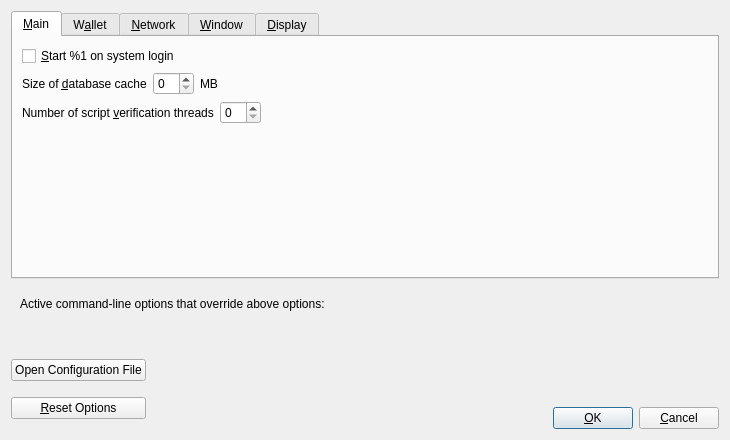
<?xml version="1.0" encoding="UTF-8"?>
<ui version="4.0">
 <class>OptionsDialog</class>
 <widget class="QDialog" name="OptionsDialog">
  <property name="geometry">
   <rect>
    <x>0</x>
    <y>0</y>
    <width>730</width>
    <height>440</height>
   </rect>
  </property>
  <property name="windowTitle">
   <string>Options</string>
  </property>
  <property name="modal">
   <bool>true</bool>
  </property>
  <layout class="QVBoxLayout" name="verticalLayout">
   <item>
    <widget class="QTabWidget" name="tabWidget">
     <property name="currentIndex">
      <number>0</number>
     </property>
     <widget class="QWidget" name="tabMain">
      <attribute name="title">
       <string>&amp;Main</string>
      </attribute>
      <layout class="QVBoxLayout" name="verticalLayout_Main">
       <item>
        <widget class="QCheckBox" name="iopAtStartup">
         <property name="toolTip">
          <string>Automatically start %1 after logging in to the system.</string>
         </property>
         <property name="text">
          <string>&amp;Start %1 on system login</string>
         </property>
        </widget>
       </item>
       <item>
        <layout class="QHBoxLayout" name="horizontalLayout_2_Main">
         <item>
          <widget class="QLabel" name="databaseCacheLabel">
           <property name="text">
            <string>Size of &amp;database cache</string>
           </property>
           <property name="textFormat">
            <enum>Qt::PlainText</enum>
           </property>
           <property name="buddy">
            <cstring>databaseCache</cstring>
           </property>
          </widget>
         </item>
         <item>
          <widget class="QSpinBox" name="databaseCache"/>
         </item>
         <item>
          <widget class="QLabel" name="databaseCacheUnitLabel">
           <property name="text">
            <string>MB</string>
           </property>
           <property name="textFormat">
            <enum>Qt::PlainText</enum>
           </property>
          </widget>
         </item>
         <item>
          <spacer name="horizontalSpacer_2_Main">
           <property name="orientation">
            <enum>Qt::Horizontal</enum>
           </property>
           <property name="sizeHint" stdset="0">
            <size>
             <width>40</width>
             <height>20</height>
            </size>
           </property>
          </spacer>
         </item>
        </layout>
       </item>
       <item>
        <layout class="QHBoxLayout" name="horizontalLayout_3_Main">
         <item>
          <widget class="QLabel" name="threadsScriptVerifLabel">
           <property name="text">
            <string>Number of script &amp;verification threads</string>
           </property>
           <property name="textFormat">
            <enum>Qt::PlainText</enum>
           </property>
           <property name="buddy">
            <cstring>threadsScriptVerif</cstring>
           </property>
          </widget>
         </item>
         <item>
          <widget class="QSpinBox" name="threadsScriptVerif">
           <property name="toolTip">
            <string>(0 = auto, &lt;0 = leave that many cores free)</string>
           </property>
          </widget>
         </item>
         <item>
          <spacer name="horizontalSpacer_3_Main">
           <property name="orientation">
            <enum>Qt::Horizontal</enum>
           </property>
           <property name="sizeHint" stdset="0">
            <size>
             <width>40</width>
             <height>20</height>
            </size>
           </property>
          </spacer>
         </item>
        </layout>
       </item>
       <item>
        <spacer name="verticalSpacer_Main">
         <property name="orientation">
          <enum>Qt::Vertical</enum>
         </property>
         <property name="sizeHint" stdset="0">
          <size>
           <width>20</width>
           <height>40</height>
          </size>
         </property>
        </spacer>
       </item>
      </layout>
     </widget>
     <widget class="QWidget" name="tabWallet">
      <attribute name="title">
       <string>W&amp;allet</string>
      </attribute>
      <layout class="QVBoxLayout" name="verticalLayout_Wallet">
       <item>
        <widget class="QGroupBox" name="groupBox">
         <property name="title">
          <string>Expert</string>
         </property>
         <layout class="QVBoxLayout" name="verticalLayout_2">
          <item>
           <widget class="QCheckBox" name="coinControlFeatures">
            <property name="toolTip">
             <string>Whether to show coin control features or not.</string>
            </property>
            <property name="text">
             <string>Enable coin &amp;control features</string>
            </property>
           </widget>
          </item>
          <item>
           <widget class="QCheckBox" name="spendZeroConfChange">
            <property name="toolTip">
             <string>If you disable the spending of unconfirmed change, the change from a transaction cannot be used until that transaction has at least one confirmation. This also affects how your balance is computed.</string>
            </property>
            <property name="text">
             <string>&amp;Spend unconfirmed change</string>
            </property>
           </widget>
          </item>
         </layout>
        </widget>
       </item>
       <item>
        <spacer name="verticalSpacer_Wallet">
         <property name="orientation">
          <enum>Qt::Vertical</enum>
         </property>
         <property name="sizeHint" stdset="0">
          <size>
           <width>20</width>
           <height>40</height>
          </size>
         </property>
        </spacer>
       </item>
      </layout>
     </widget>
     <widget class="QWidget" name="tabNetwork">
      <attribute name="title">
       <string>&amp;Network</string>
      </attribute>
      <layout class="QVBoxLayout" name="verticalLayout_Network">
       <item>
        <widget class="QCheckBox" name="mapPortUpnp">
         <property name="toolTip">
          <string>Automatically open the IoP client port on the router. This only works when your router supports UPnP and it is enabled.</string>
         </property>
         <property name="text">
          <string>Map port using &amp;UPnP</string>
         </property>
        </widget>
       </item>
       <item>
        <widget class="QCheckBox" name="allowIncoming">
         <property name="toolTip">
          <string>Accept connections from outside</string>
         </property>
         <property name="text">
          <string>Allow incoming connections</string>
         </property>
        </widget>
       </item>
       <item>
        <widget class="QCheckBox" name="connectSocks">
         <property name="toolTip">
          <string>Connect to the IoP network through a SOCKS5 proxy.</string>
         </property>
         <property name="text">
          <string>&amp;Connect through SOCKS5 proxy (default proxy):</string>
         </property>
        </widget>
       </item>
       <item>
        <layout class="QHBoxLayout" name="horizontalLayout_1_Network">
         <item>
          <widget class="QLabel" name="proxyIpLabel">
           <property name="text">
            <string>Proxy &amp;IP:</string>
           </property>
           <property name="textFormat">
            <enum>Qt::PlainText</enum>
           </property>
           <property name="buddy">
            <cstring>proxyIp</cstring>
           </property>
          </widget>
         </item>
         <item>
          <widget class="QValidatedLineEdit" name="proxyIp">
           <property name="minimumSize">
            <size>
             <width>140</width>
             <height>0</height>
            </size>
           </property>
           <property name="maximumSize">
            <size>
             <width>140</width>
             <height>16777215</height>
            </size>
           </property>
           <property name="toolTip">
            <string>IP address of the proxy (e.g. IPv4: 127.0.0.1 / IPv6: ::1)</string>
           </property>
          </widget>
         </item>
         <item>
          <widget class="QLabel" name="proxyPortLabel">
           <property name="text">
            <string>&amp;Port:</string>
           </property>
           <property name="textFormat">
            <enum>Qt::PlainText</enum>
           </property>
           <property name="buddy">
            <cstring>proxyPort</cstring>
           </property>
          </widget>
         </item>
         <item>
          <widget class="QLineEdit" name="proxyPort">
           <property name="minimumSize">
            <size>
             <width>55</width>
             <height>0</height>
            </size>
           </property>
           <property name="maximumSize">
            <size>
             <width>55</width>
             <height>16777215</height>
            </size>
           </property>
           <property name="toolTip">
            <string>Port of the proxy (e.g. 9050)</string>
           </property>
          </widget>
         </item>
         <item>
          <spacer name="horizontalSpacer_1_Network">
           <property name="orientation">
            <enum>Qt::Horizontal</enum>
           </property>
           <property name="sizeHint" stdset="0">
            <size>
             <width>40</width>
             <height>20</height>
            </size>
           </property>
          </spacer>
         </item>
        </layout>
       </item>
       <item>
        <layout class="QHBoxLayout" name="horizontalLayout_2_Network">
         <item>
          <widget class="QLabel" name="proxyActiveNets">
           <property name="text">
            <string>Used for reaching peers via:</string>
           </property>
           <property name="textFormat">
            <enum>Qt::PlainText</enum>
           </property>
          </widget>
         </item>
         <item>
          <widget class="QCheckBox" name="proxyReachIPv4">
           <property name="enabled">
            <bool>false</bool>
           </property>
           <property name="toolTip">
            <string>Shows if the supplied default SOCKS5 proxy is used to reach peers via this network type.</string>
           </property>
           <property name="text">
            <string/>
           </property>
          </widget>
         </item>
         <item>
          <widget class="QLabel" name="proxyReachIPv4Label">
           <property name="text">
            <string>IPv4</string>
           </property>
           <property name="textFormat">
            <enum>Qt::PlainText</enum>
           </property>
          </widget>
         </item>
         <item>
          <widget class="QCheckBox" name="proxyReachIPv6">
           <property name="enabled">
            <bool>false</bool>
           </property>
           <property name="toolTip">
            <string>Shows if the supplied default SOCKS5 proxy is used to reach peers via this network type.</string>
           </property>
           <property name="text">
            <string/>
           </property>
          </widget>
         </item>
         <item>
          <widget class="QLabel" name="proxyReachIPv6Label">
           <property name="text">
            <string>IPv6</string>
           </property>
           <property name="textFormat">
            <enum>Qt::PlainText</enum>
           </property>
          </widget>
         </item>
         <item>
          <widget class="QCheckBox" name="proxyReachTor">
           <property name="enabled">
            <bool>false</bool>
           </property>
           <property name="toolTip">
            <string>Shows if the supplied default SOCKS5 proxy is used to reach peers via this network type.</string>
           </property>
           <property name="text">
            <string/>
           </property>
          </widget>
         </item>
         <item>
          <widget class="QLabel" name="proxyReachTorLabel">
           <property name="text">
            <string>Tor</string>
           </property>
           <property name="textFormat">
            <enum>Qt::PlainText</enum>
           </property>
          </widget>
         </item>
         <item>
          <spacer name="horizontalSpacer_2_Network">
           <property name="orientation">
            <enum>Qt::Horizontal</enum>
           </property>
           <property name="sizeHint" stdset="0">
            <size>
             <width>40</width>
             <height>20</height>
            </size>
           </property>
          </spacer>
         </item>
        </layout>
       </item>
       <item>
        <widget class="QCheckBox" name="connectSocksTor">
         <property name="toolTip">
          <string>Connect to the IoP network through a separate SOCKS5 proxy for Tor hidden services.</string>
         </property>
         <property name="text">
          <string>Use separate SOCKS5 proxy to reach peers via Tor hidden services:</string>
         </property>
        </widget>
       </item>
       <item>
        <layout class="QHBoxLayout" name="horizontalLayout_3_Network">
         <item>
          <widget class="QLabel" name="proxyIpTorLabel">
           <property name="text">
            <string>Proxy &amp;IP:</string>
           </property>
           <property name="textFormat">
            <enum>Qt::PlainText</enum>
           </property>
           <property name="buddy">
            <cstring>proxyIpTor</cstring>
           </property>
          </widget>
         </item>
         <item>
          <widget class="QValidatedLineEdit" name="proxyIpTor">
           <property name="minimumSize">
            <size>
             <width>140</width>
             <height>0</height>
            </size>
           </property>
           <property name="maximumSize">
            <size>
             <width>140</width>
             <height>16777215</height>
            </size>
           </property>
           <property name="toolTip">
            <string>IP address of the proxy (e.g. IPv4: 127.0.0.1 / IPv6: ::1)</string>
           </property>
          </widget>
         </item>
         <item>
          <widget class="QLabel" name="proxyPortTorLabel">
           <property name="text">
            <string>&amp;Port:</string>
           </property>
           <property name="textFormat">
            <enum>Qt::PlainText</enum>
           </property>
           <property name="buddy">
            <cstring>proxyPortTor</cstring>
           </property>
          </widget>
         </item>
         <item>
          <widget class="QLineEdit" name="proxyPortTor">
           <property name="minimumSize">
            <size>
             <width>55</width>
             <height>0</height>
            </size>
           </property>
           <property name="maximumSize">
            <size>
             <width>55</width>
             <height>16777215</height>
            </size>
           </property>
           <property name="toolTip">
            <string>Port of the proxy (e.g. 9050)</string>
           </property>
          </widget>
         </item>
         <item>
          <spacer name="horizontalSpacer_4_Network">
           <property name="orientation">
            <enum>Qt::Horizontal</enum>
           </property>
           <property name="sizeHint" stdset="0">
            <size>
             <width>40</width>
             <height>20</height>
            </size>
           </property>
          </spacer>
         </item>
        </layout>
       </item>
       <item>
        <spacer name="verticalSpacer_Network">
         <property name="orientation">
          <enum>Qt::Vertical</enum>
         </property>
         <property name="sizeHint" stdset="0">
          <size>
           <width>20</width>
           <height>40</height>
          </size>
         </property>
        </spacer>
       </item>
      </layout>
     </widget>
     <widget class="QWidget" name="tabWindow">
      <attribute name="title">
       <string>&amp;Window</string>
      </attribute>
      <layout class="QVBoxLayout" name="verticalLayout_Window">
       <item>
        <widget class="QCheckBox" name="hideTrayIcon">
         <property name="toolTip">
          <string>&amp;Hide the icon from the system tray.</string>
         </property>
         <property name="text">
          <string>Hide tray icon</string>
         </property>
        </widget>
       </item>
       <item>
        <widget class="QCheckBox" name="minimizeToTray">
         <property name="toolTip">
          <string>Show only a tray icon after minimizing the window.</string>
         </property>
         <property name="text">
          <string>&amp;Minimize to the tray instead of the taskbar</string>
         </property>
        </widget>
       </item>
       <item>
        <widget class="QCheckBox" name="minimizeOnClose">
         <property name="toolTip">
          <string>Minimize instead of exit the application when the window is closed. When this option is enabled, the application will be closed only after selecting Exit in the menu.</string>
         </property>
         <property name="text">
          <string>M&amp;inimize on close</string>
         </property>
        </widget>
       </item>
       <item>
        <spacer name="verticalSpacer_Window">
         <property name="orientation">
          <enum>Qt::Vertical</enum>
         </property>
         <property name="sizeHint" stdset="0">
          <size>
           <width>20</width>
           <height>40</height>
          </size>
         </property>
        </spacer>
       </item>
      </layout>
     </widget>
     <widget class="QWidget" name="tabDisplay">
      <attribute name="title">
       <string>&amp;Display</string>
      </attribute>
      <layout class="QVBoxLayout" name="verticalLayout_Display">
       <item>
        <layout class="QHBoxLayout" name="horizontalLayout_1_Display">
         <item>
          <widget class="QLabel" name="langLabel">
           <property name="text">
            <string>User Interface &amp;language:</string>
           </property>
           <property name="textFormat">
            <enum>Qt::PlainText</enum>
           </property>
           <property name="buddy">
            <cstring>lang</cstring>
           </property>
          </widget>
         </item>
         <item>
          <widget class="QValueComboBox" name="lang">
           <property name="toolTip">
            <string>The user interface language can be set here. This setting will take effect after restarting %1.</string>
           </property>
          </widget>
         </item>
        </layout>
       </item>
       <item>
        <layout class="QHBoxLayout" name="horizontalLayout_2_Display">
         <item>
          <widget class="QLabel" name="unitLabel">
           <property name="text">
            <string>&amp;Unit to show amounts in:</string>
           </property>
           <property name="textFormat">
            <enum>Qt::PlainText</enum>
           </property>
           <property name="buddy">
            <cstring>unit</cstring>
           </property>
          </widget>
         </item>
         <item>
          <widget class="QValueComboBox" name="unit">
           <property name="toolTip">
            <string>Choose the default subdivision unit to show in the interface and when sending coins.</string>
           </property>
          </widget>
         </item>
        </layout>
       </item>
       <item>
        <layout class="QHBoxLayout" name="horizontalLayout_3_Display">
         <item>
          <widget class="QLabel" name="thirdPartyTxUrlsLabel">
           <property name="toolTip">
            <string>Third party URLs (e.g. a block explorer) that appear in the transactions tab as context menu items. %s in the URL is replaced by transaction hash. Multiple URLs are separated by vertical bar |.</string>
           </property>
           <property name="text">
            <string>Third party transaction URLs</string>
           </property>
           <property name="buddy">
            <cstring>thirdPartyTxUrls</cstring>
           </property>
          </widget>
         </item>
         <item>
          <widget class="QLineEdit" name="thirdPartyTxUrls">
           <property name="toolTip">
            <string>Third party URLs (e.g. a block explorer) that appear in the transactions tab as context menu items. %s in the URL is replaced by transaction hash. Multiple URLs are separated by vertical bar |.</string>
           </property>
          </widget>
         </item>
        </layout>
       </item>
       <item>
        <layout class="QHBoxLayout" name="horizontalLayout_4_Display">
         <item>
          <widget class="QLabel" name="ThemeLabel">
           <property name="text">
            <string>&amp;Theme:</string>
           </property>
           <property name="textFormat">
            <enum>Qt::PlainText</enum>
           </property>
           <property name="buddy">
            <cstring>theme</cstring>
           </property>
          </widget>
         </item>
         <item>
          <widget class="QValueComboBox" name="theme">
           <property name="toolTip">
            <string>Choose the color theme to use.</string>
           </property>
          </widget>
         </item>
        </layout>
    </item>
       <item>
        <spacer name="verticalSpacer_Display">
         <property name="orientation">
          <enum>Qt::Vertical</enum>
         </property>
         <property name="sizeHint" stdset="0">
          <size>
           <width>20</width>
           <height>40</height>
          </size>
         </property>
        </spacer>
       </item>
      </layout>
     </widget>
    </widget>
   </item>
   <item>
    <widget class="QFrame" name="frame">
     <layout class="QVBoxLayout" name="verticalLayout_Bottom">
      <item>
       <layout class="QHBoxLayout" name="horizontalLayout_Bottom">
        <item>
         <widget class="QLabel" name="overriddenByCommandLineInfoLabel">
          <property name="text">
           <string>Active command-line options that override above options:</string>
          </property>
          <property name="textFormat">
           <enum>Qt::PlainText</enum>
          </property>
         </widget>
        </item>
        <item>
         <spacer name="horizontalSpacer_Bottom">
          <property name="orientation">
           <enum>Qt::Horizontal</enum>
          </property>
          <property name="sizeHint" stdset="0">
           <size>
            <width>40</width>
            <height>20</height>
           </size>
          </property>
         </spacer>
        </item>
       </layout>
      </item>
      <item>
       <widget class="QLabel" name="overriddenByCommandLineLabel">
        <property name="text">
         <string/>
        </property>
        <property name="textFormat">
         <enum>Qt::PlainText</enum>
        </property>
        <property name="wordWrap">
         <bool>true</bool>
        </property>
       </widget>
      </item>
     </layout>
    </widget>
   </item>
   <item>
    <layout class="QHBoxLayout" name="horizontalLayout_Buttons">
     <item>
      <layout class="QVBoxLayout" name="verticalLayout_Buttons">
       <item>
        <widget class="QPushButton" name="openIoPConfButton">
         <property name="toolTip">
          <string>Open the %1 configuration file from the working directory.</string>
         </property>
         <property name="text">
          <string>Open Configuration File</string>
         </property>
         <property name="autoDefault">
          <bool>false</bool>
         </property>
        </widget>
       </item>
       <item>
        <widget class="QPushButton" name="resetButton">
         <property name="toolTip">
          <string>Reset all client options to default.</string>
         </property>
         <property name="text">
          <string>&amp;Reset Options</string>
         </property>
         <property name="autoDefault">
          <bool>false</bool>
         </property>
        </widget>
       </item>
      </layout>
     </item>
     <item>
      <spacer name="horizontalSpacer_1">
       <property name="orientation">
        <enum>Qt::Horizontal</enum>
       </property>
       <property name="sizeHint" stdset="0">
        <size>
         <width>40</width>
         <height>48</height>
        </size>
       </property>
      </spacer>
     </item>
     <item>
      <widget class="QLabel" name="statusLabel">
       <property name="minimumSize">
        <size>
         <width>200</width>
         <height>0</height>
        </size>
       </property>
       <property name="font">
        <font>
         <weight>75</weight>
         <bold>true</bold>
        </font>
       </property>
       <property name="text">
        <string/>
       </property>
       <property name="textFormat">
        <enum>Qt::PlainText</enum>
       </property>
       <property name="wordWrap">
        <bool>true</bool>
       </property>
      </widget>
     </item>
     <item>
      <spacer name="horizontalSpacer_2">
       <property name="orientation">
        <enum>Qt::Horizontal</enum>
       </property>
       <property name="sizeHint" stdset="0">
        <size>
         <width>40</width>
         <height>48</height>
        </size>
       </property>
      </spacer>
     </item>
     <item>
      <layout class="QVBoxLayout" name="verticalLayout_4">
       <item>
        <spacer name="verticalSpacer">
         <property name="orientation">
          <enum>Qt::Vertical</enum>
         </property>
         <property name="sizeHint" stdset="0">
          <size>
           <width>20</width>
           <height>40</height>
          </size>
         </property>
        </spacer>
       </item>
       <item>
        <layout class="QHBoxLayout" name="horizontalLayout">
         <item>
          <widget class="QPushButton" name="okButton">
           <property name="text">
            <string>&amp;OK</string>
           </property>
           <property name="autoDefault">
            <bool>false</bool>
           </property>
           <property name="default">
            <bool>true</bool>
           </property>
          </widget>
         </item>
         <item>
          <widget class="QPushButton" name="cancelButton">
           <property name="text">
            <string>&amp;Cancel</string>
           </property>
           <property name="autoDefault">
            <bool>false</bool>
           </property>
          </widget>
         </item>
        </layout>
       </item>
      </layout>
     </item>
    </layout>
   </item>
  </layout>
 </widget>
 <customwidgets>
  <customwidget>
   <class>QValidatedLineEdit</class>
   <extends>QLineEdit</extends>
   <header>qvalidatedlineedit.h</header>
  </customwidget>
  <customwidget>
   <class>QValueComboBox</class>
   <extends>QComboBox</extends>
   <header>qvaluecombobox.h</header>
  </customwidget>
 </customwidgets>
 <resources/>
 <connections/>
</ui>
